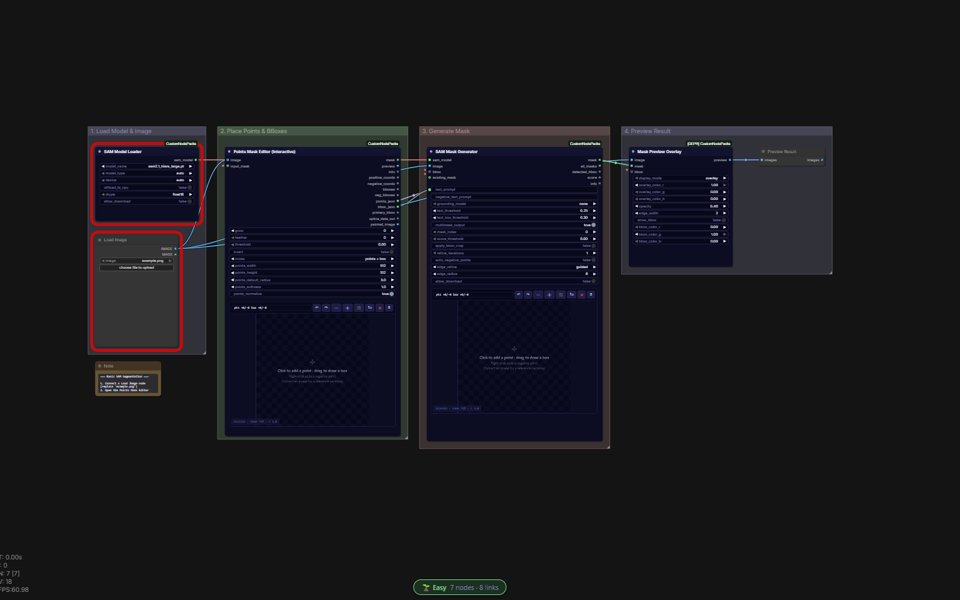
#> input picture example_workflows/basic_sam_segmentation.jpg, 960 x 600 px
$ python -i _vendored_resize.py   (imports and definitions only)
#> lines starting #> are read from the running program, lines starting #| are printed output that depends on the picture
"""
_vendored_resize.py — real resize/scale/aspect code vendored from ComfyUI_LayerStyle.

This is NOT a reimplementation. The functions below are copied verbatim (or as a
thin tensor wrapper around the verbatim functions) from:

    chflame163 / ComfyUI_LayerStyle  —  py/imagefunc.py + py/image_scale_by_aspect_ratio_v2.py
    License: MIT.  https://github.com/chflame163/ComfyUI_LayerStyle

We vendor it (rather than import the installed pack) so our nodes carry the same
proven resize behaviour even on a box where LayerStyle isn't installed. The MIT
licence is preserved at third_party/ComfyUI_LayerStyle/LICENSE.

`scale_tensor_by_aspect_ratio` reproduces LayerStyle's `ImageScaleByAspectRatioV2`
target-size math + per-frame `fit_resize_image`, operating on a ComfyUI IMAGE
batch tensor [B,H,W,C] (0..1 float) instead of a single PIL image.
"""
from __future__ import annotations

import math

import numpy as np
import torch
from PIL import Image

# ── verbatim MIT helpers from LayerStyle/py/imagefunc.py ─────────────────────

# [6 lines left out: function tensor2pil, not called in this run]


def pil2tensor(image: Image.Image) -> torch.Tensor:
    return torch.from_numpy(np.array(image).astype(np.float32) / 255.0).unsqueeze(0)


# [43 lines left out: functions image2mask, num_round_up_to_multiple, fit_resize_image, not called in this run]


# user-facing option lists (mirror LayerStyle's node so a UI can offer the same)
ASPECT_RATIOS = ["original", "custom", "1:1", "3:2", "4:3", "16:9", "2:3", "3:4", "9:16"]
FIT_MODES = ["letterbox", "crop", "fill"]
RESAMPLE_METHODS = ["lanczos", "bicubic", "hamming", "bilinear", "box", "nearest"]
SCALE_TO_SIDE = ["None", "longest", "shortest", "width", "height", "total_pixel(kilo pixel)"]

_SAMPLERS = {
    "lanczos": Image.LANCZOS, "bicubic": Image.BICUBIC, "hamming": Image.HAMMING,
    "bilinear": Image.BILINEAR, "box": Image.BOX, "nearest": Image.NEAREST,
}


# [43 lines left out: function compute_target_size, not called in this run]


# user-facing fit/sizing modes for the in-node ControlAOV resize
SIZING_MODES = ["off", "width/height", "scale"]
FIT_WH = ["stretch", "pad", "crop"]          # -> LayerStyle fill / letterbox / crop
_FIT_MAP = {"stretch": "fill", "pad": "letterbox", "crop": "crop"}


def resize_wh_or_scale(images, mode="off", width=1024, height=1024, scale=1.0,
                       divisible_by=16, fit="crop", method="lanczos", pad_color="#000000"):
    """Resize an IMAGE [B,H,W,C] / MASK [B,H,W] by explicit width/height OR a scale
    factor, snapped to divisible_by, using the real LayerStyle fit_resize_image.

    mode: 'off' (passthrough) | 'width/height' (use width,height; 0 = derive from
    aspect) | 'scale' (multiply source size by `scale`).
    fit: stretch / pad(letterbox) / crop. Returns (out, target_w, target_h).
    """
    if images is None or images.shape[0] == 0 or mode == "off":
        return images, 0, 0
    is_mask = (images.ndim == 3)
    ow, oh = tensor2pil(images[0].unsqueeze(0)).size

    if mode == "scale":
        s = max(1e-4, float(scale))
        tw, th = max(1, round(ow * s)), max(1, round(oh * s))
    else:  # width/height
        tw, th = int(width), int(height)
        if tw == 0 and th == 0:
            tw, th = ow, oh
        elif tw == 0:
            tw = max(1, round(ow * th / oh))
        elif th == 0:
            th = max(1, round(oh * tw / ow))

    d = int(divisible_by)
    if d > 1:
        tw = max(d, int(round(tw / d)) * d)
        th = max(d, int(round(th / d)) * d)
    tw, th = max(1, tw), max(1, th)

    sampler = _SAMPLERS.get(method, Image.LANCZOS)
    ls_fit = _FIT_MAP.get(fit, "crop")
    out = []
    for i in range(images.shape[0]):
        frame = images[i].unsqueeze(0)
        if is_mask:
            pil = tensor2pil(frame).convert("L").convert("RGB")
            r = fit_resize_image(pil, tw, th, ls_fit, sampler, pad_color).convert("L")
            out.append(image2mask(r))
        else:
            pil = tensor2pil(frame).convert("RGB")
            r = fit_resize_image(pil, tw, th, ls_fit, sampler, pad_color)
            out.append(pil2tensor(r))
    return torch.cat(out, dim=0), tw, th


# [28 lines left out: function scale_tensor_by_aspect_ratio, not called in this run]

>>> import cv2
>>> picture = cv2.imread('../example_workflows/basic_sam_segmentation.jpg', cv2.IMREAD_GRAYSCALE)
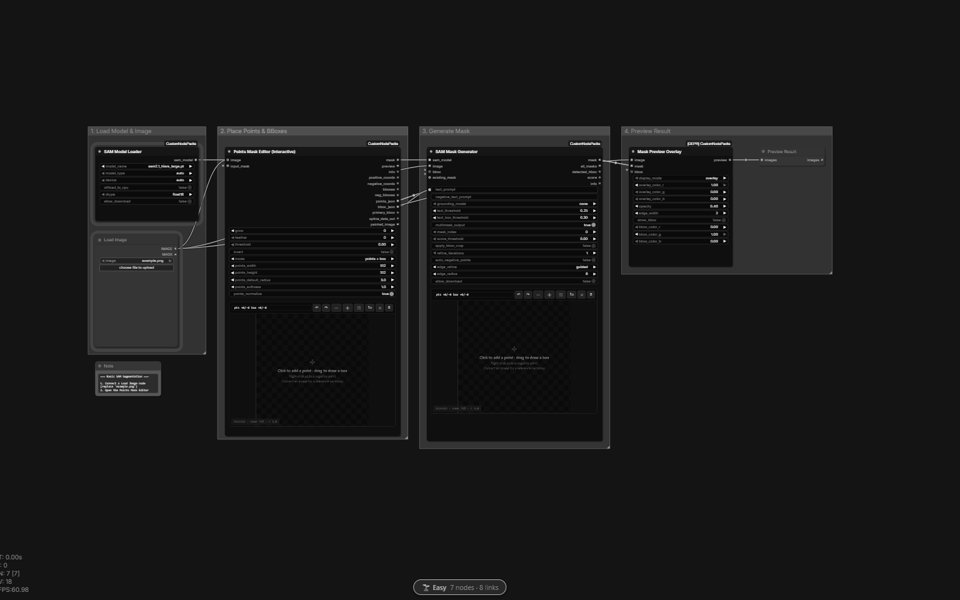
#> picture: shape (600, 960); min 0, max 255, mean 23.7
>>> result = resize_wh_or_scale(picture)

$ run again, on example_workflows/bbox_pipeline.jpg
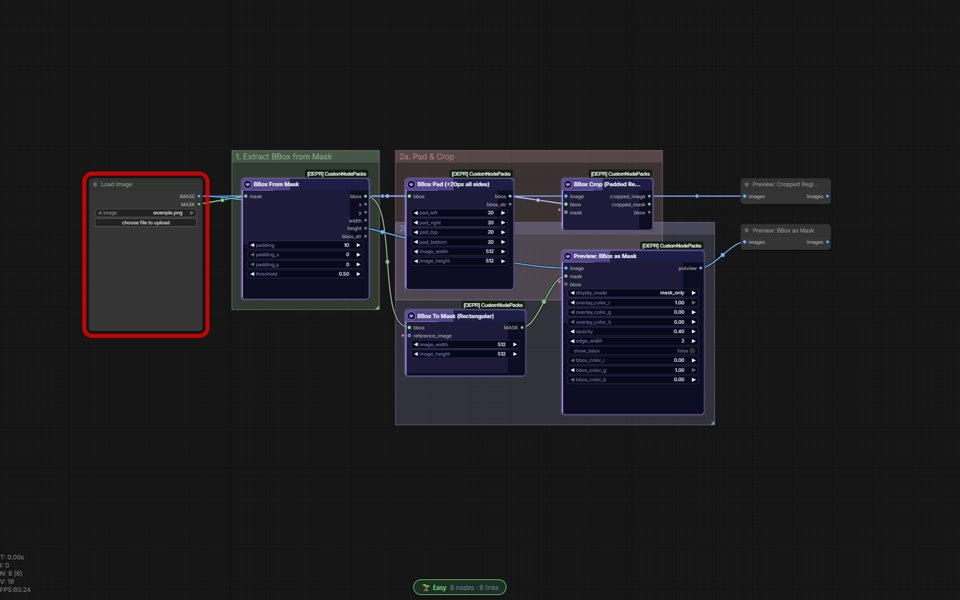
#> input picture example_workflows/bbox_pipeline.jpg, 960 x 600 px
#> `picture = cv2.imread('../example_workflows/basic_sam_segmentation.jpg'..`:
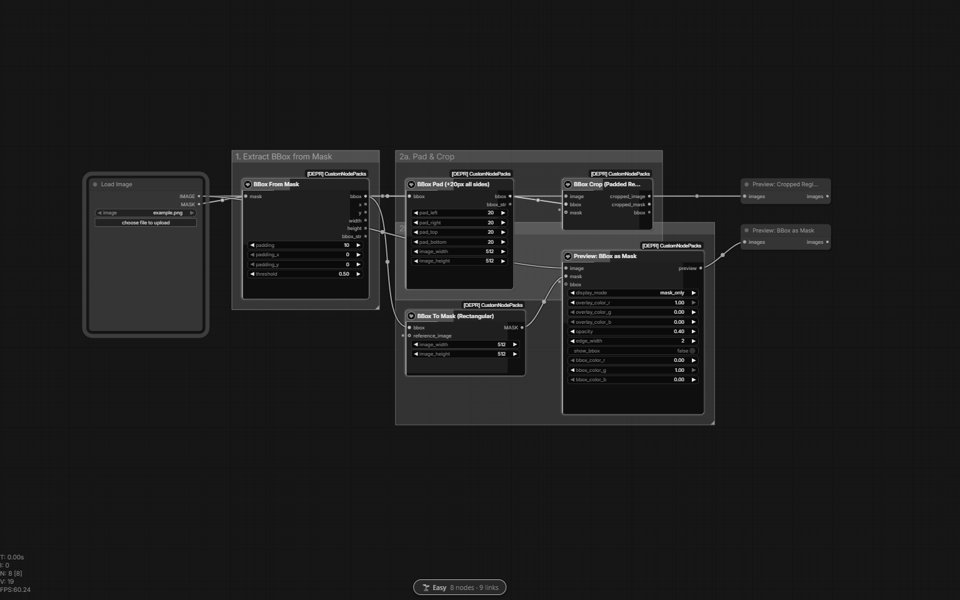
#> picture: shape (600, 960); min 0, max 255, mean 27.8

$ run again, on example_workflows/draw_shape_multi.jpg
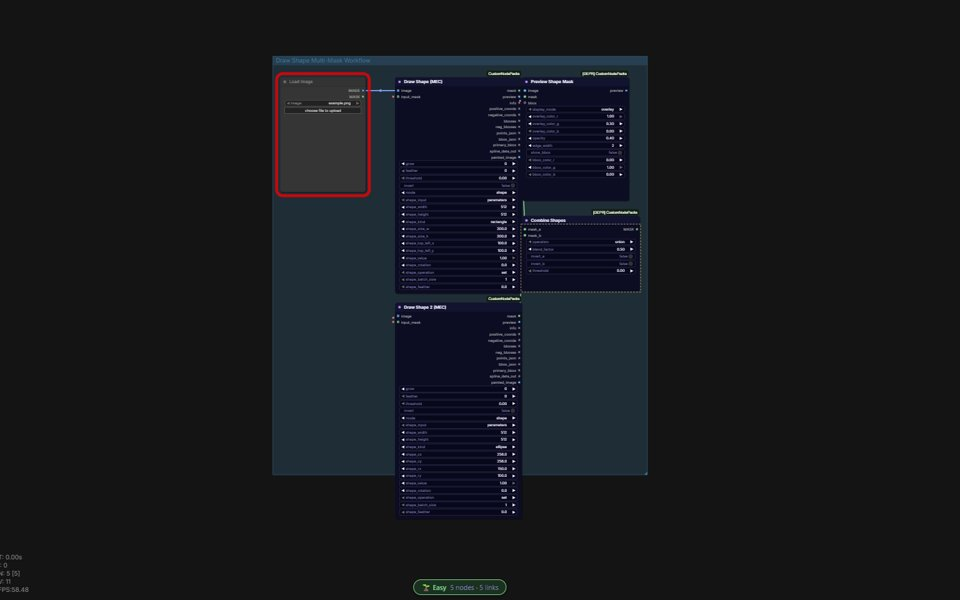
#> input picture example_workflows/draw_shape_multi.jpg, 960 x 600 px
#> `picture = cv2.imread('../example_workflows/basic_sam_segmentation.jpg'..`:
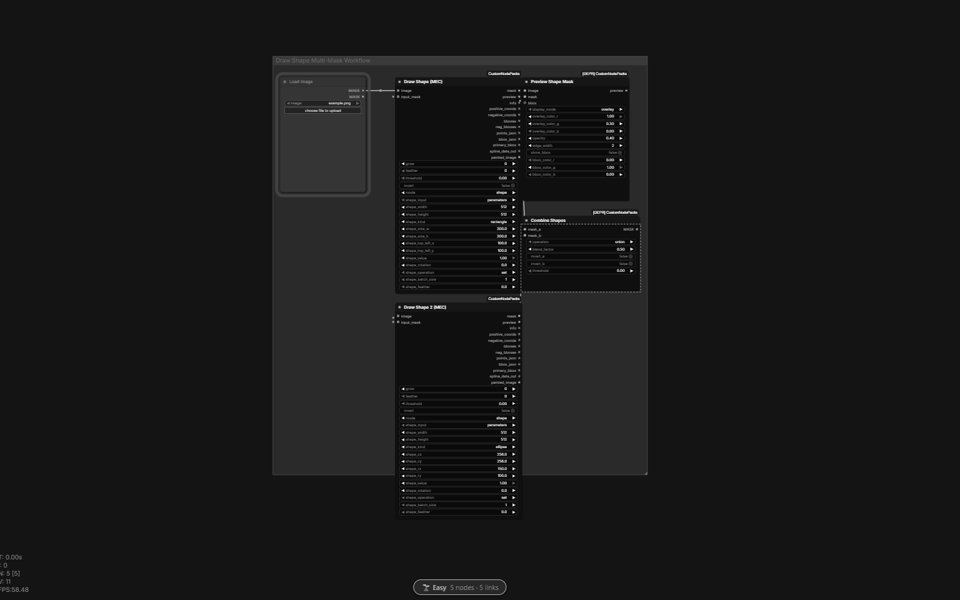
#> picture: shape (600, 960); min 0, max 255, mean 24.1

$ run again, on example_workflows/master_workflow.jpg
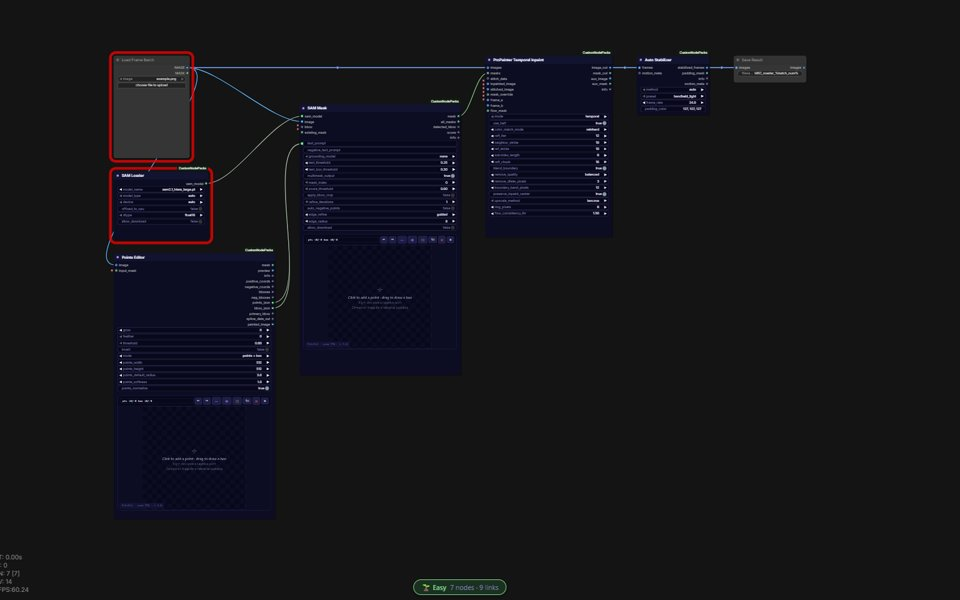
#> input picture example_workflows/master_workflow.jpg, 960 x 600 px
#> `picture = cv2.imread('../example_workflows/basic_sam_segmentation.jpg'..`:
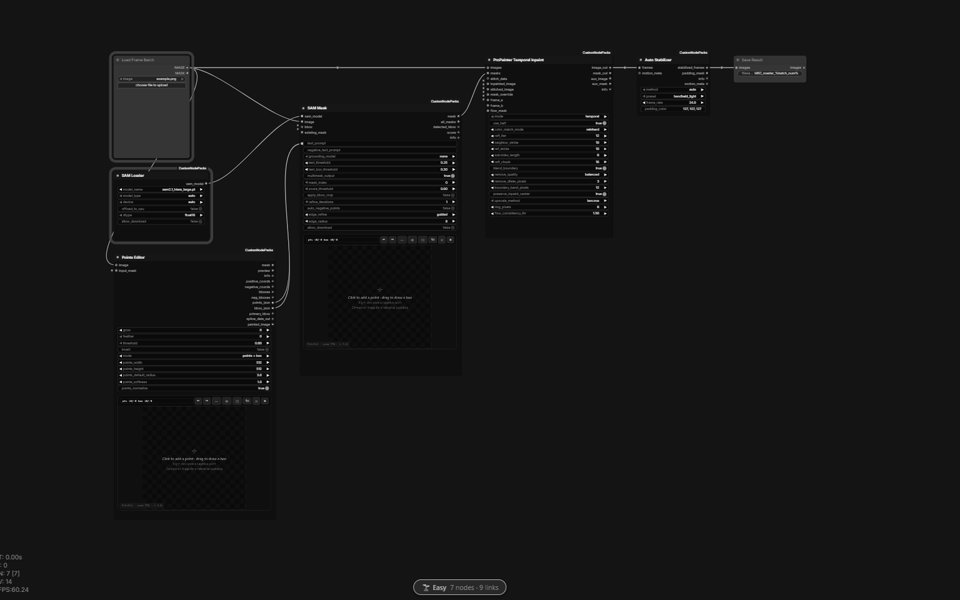
#> picture: shape (600, 960); min 0, max 255, mean 20.9
